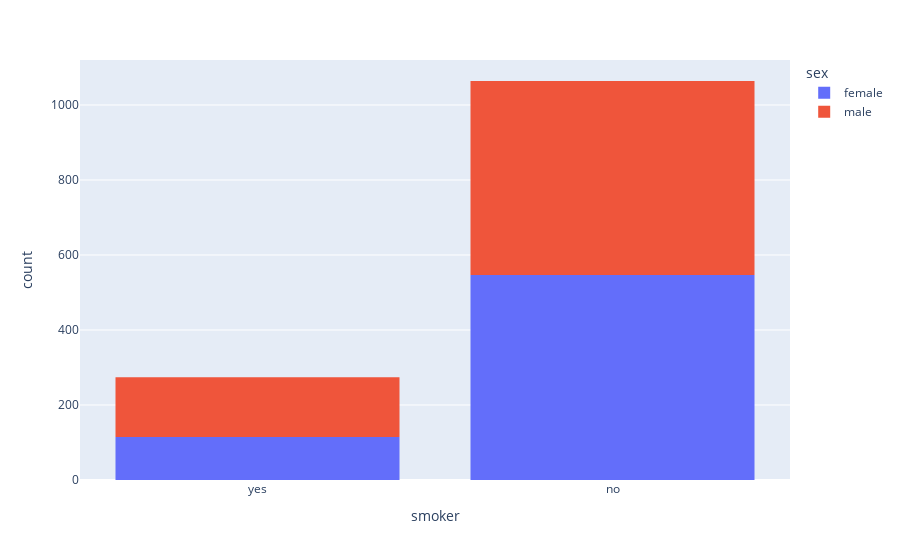

The notebook cell saved with this chart:
### Markdown cell above
**Smoker**

Let's visualize the distribution of the "smoker" column (containing values "yes" and "no") using a histogram.

### Code cell
px.histogram(medical,
             x = "smoker",
             color = "sex")

### Figure 1 — Plotly figure (JSON) as saved in the notebook; plotly's stock layout.template omitted (floating-point values rounded to 4 significant figures; data arrays with more than 128 entries replaced by an {"elided": "..."} marker saying what was removed)
{"data": [{"bingroup": "x", "hovertemplate": "sex=female<br>smoker=%{x}<br>count=%{y}<extra></extra>", "legendgroup": "female", "marker": {"color": "#636efa", "pattern": {"shape": ""}}, "name": "female", "orientation": "v", "showlegend": true, "type": "histogram", "x": {"elided": "662 str values"}, "xaxis": "x", "yaxis": "y"}, {"bingroup": "x", "hovertemplate": "sex=male<br>smoker=%{x}<br>count=%{y}<extra></extra>", "legendgroup": "male", "marker": {"color": "#EF553B", "pattern": {"shape": ""}}, "name": "male", "orientation": "v", "showlegend": true, "type": "histogram", "x": {"elided": "676 str values"}, "xaxis": "x", "yaxis": "y"}], "layout": {"barmode": "relative", "legend": {"title": {"text": "sex"}, "tracegroupgap": 0}, "margin": {"t": 60}, "xaxis": {"anchor": "y", "domain": [0, 1], "title": {"text": "smoker"}}, "yaxis": {"anchor": "x", "domain": [0, 1], "title": {"text": "count"}}}}
